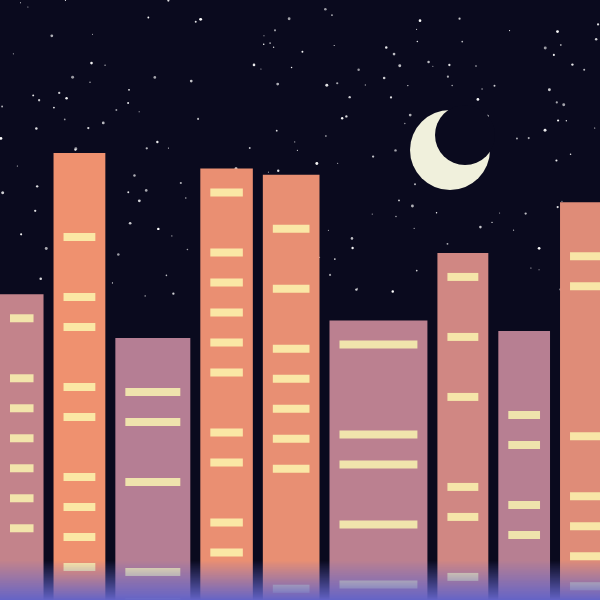
Frame 1 (no input)
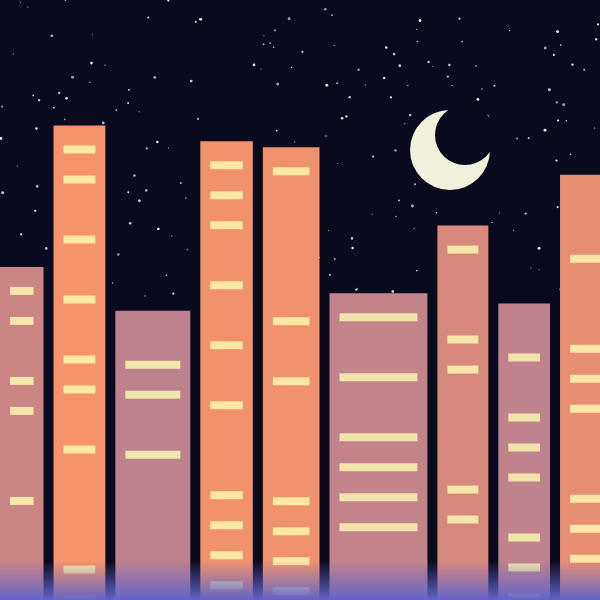
Frame 60 (no input)
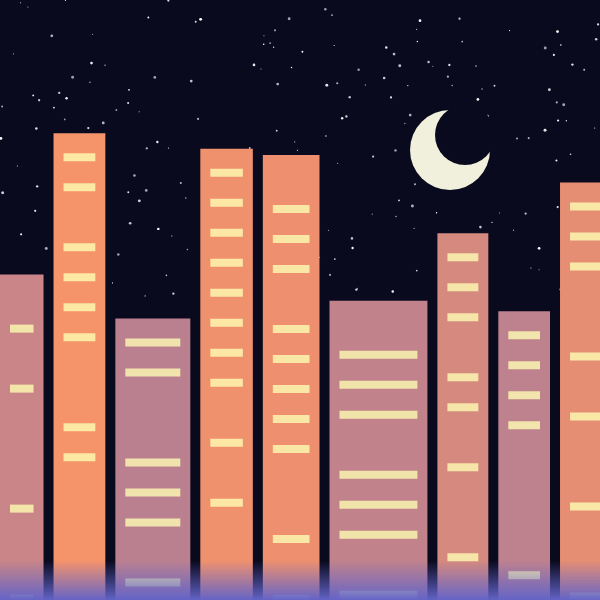
Frame 120 (the mouse pressed at the canvas centre since frame 60)

The p5.js sketch that drew these frames (run headless with seeded random() and noise() and a simulated clock; from frame 60 on, the mouse is pressed at the canvas centre):

// p5.js sketch
// ── sketch.js
let maxBuildingHeight = 500;
let animationPhase = 0;
let breathingSpeed = 0.02;
let heightChangeLimit = 0.06;
let starField = [];
let cityscape = [];

function setup() {
  createCanvas(600, 600);
  frameRate(30);
  noStroke();

  for (let i = 0; i < 200; i++) {
    starField.push({
      x: random(width),
      y: random(height / 2),
      size: random(1, 3),
      brightness: random(150, 255),
    });
  }

  let xPos = 0;
  while (xPos < width) {
    let buildingWidth = random(40, 100);
    let baseHeight = random(maxBuildingHeight * 0.5, maxBuildingHeight * 0.9);
    cityscape.push({ x: xPos, width: buildingWidth, height: baseHeight });
    xPos += buildingWidth + 10;
  }
}

function draw() {
  background(10, 10, 30);

  for (let star of starField) {
    fill(255, 255, 255, star.brightness);
    ellipse(star.x, star.y, star.size);
  }

  fill(240, 240, 220);
  ellipse(width - 150, 150, 80, 80);
  fill(10, 10, 30);
  ellipse(width - 135, 135, 60, 60);

  animationPhase += breathingSpeed;
  let dynamicHeightShift = sin(animationPhase) * (maxBuildingHeight * heightChangeLimit);

  for (let building of cityscape) {
    let baseHeight = building.height;
    let currentHeight = baseHeight + dynamicHeightShift;
    let colorGradient = lerpColor(
      color(100, 100, 200),
      color(255, 150, 100),
      currentHeight / maxBuildingHeight
    );

    fill(colorGradient);
    rect(building.x, height - currentHeight, building.width, currentHeight);

    for (let y = height - currentHeight + 20; y < height; y += 30) {
      if (random() > 0.4) {
        fill(255, 255, 180, 200);
        rect(building.x + 10, y, building.width - 20, 8);
      }
    }
  }

  for (let y = height - 80; y < height; y++) {
    let fogOpacity = map(y, height - 80, height, 2, 0);
    fill(100, 100, 200, 255 * (1 - fogOpacity));
    rect(0, y, width, 1);
  }
}
